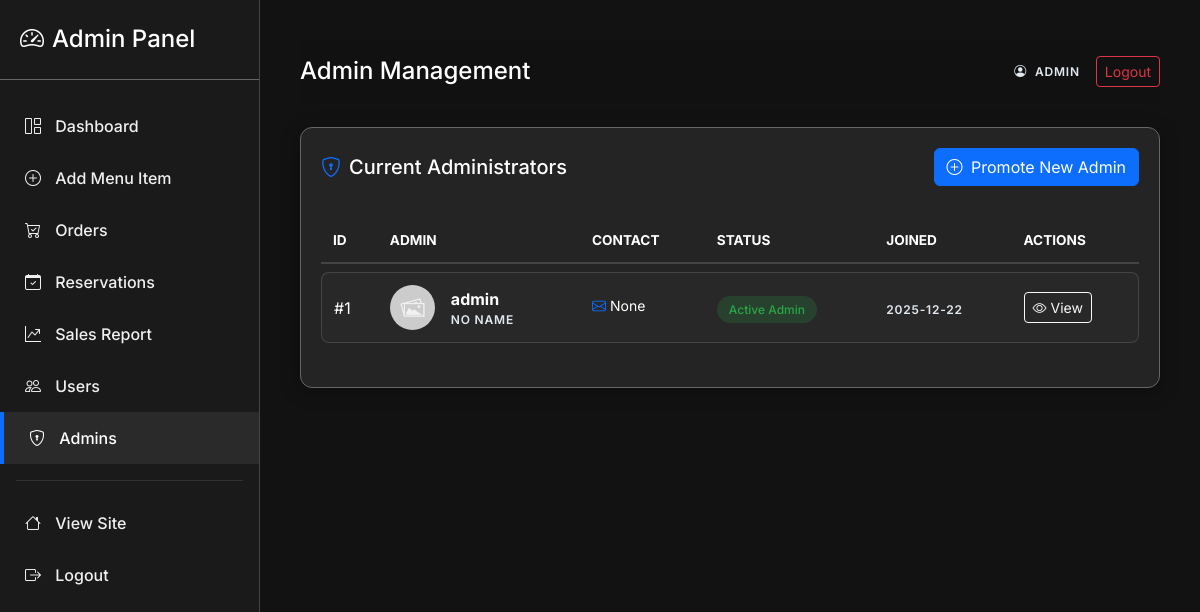
The page /admin/admins (signed in) on the database its author committed.
### app.py (models this page shows)
class User(db.Model):
    id = db.Column(db.Integer, primary_key=True)
    username = db.Column(db.String(120), unique=True, nullable=False)
    member_id = db.Column(db.String(20), unique=True) # Custom ID
    email = db.Column(db.String(200), unique=True)
    password = db.Column(db.String(255), nullable=False)
    full_name = db.Column(db.String(200))
    phone = db.Column(db.String(50))
    address_district = db.Column(db.String(100))
    address_city = db.Column(db.String(100))
    address_street = db.Column(db.String(200))
    profile_image = db.Column(db.String(200))  # image filename
    reset_token = db.Column(db.String(100), nullable=True)
    reset_token_expiry = db.Column(db.DateTime, nullable=True)
    is_admin = db.Column(db.Boolean, default=False)
    email_verified = db.Column(db.Boolean, default=False)
    email_verification_code = db.Column(db.String(10), nullable=True)
    created_at = db.Column(db.DateTime, default=datetime.utcnow)
    orders = db.relationship('Order', backref='user', lazy=True)
    reservations = db.relationship('Reservation', backref='user', lazy=True)

### app.py (the view)
@app.route('/admin/admins')
@admin_required
def admin_admins():
    admins = User.query.filter_by(is_admin=True).order_by(User.id.desc()).all()
    users = User.query.filter_by(is_admin=False).order_by(User.username).all()
    return render_template('admin/admins.html', admins=admins, users=users)

### app.py (called while the page is built)
def admin_required(fn):
    @wraps(fn)
    def wrapper(*args, **kwargs):
        if not session.get('is_admin'):
            flash('Admin login required.')
            return redirect(url_for('admin_login'))
        return fn(*args, **kwargs)
    return wrapper

@app.context_processor
def inject_global_data():
    cart = session.get('cart', {})
    count = sum(cart.values()) if isinstance(cart, dict) else 0
    all_items = MenuItem.query.all()
    best_item = None
    max_avg = 0
    for it in all_items:
        avg = it.get_average_rating()
        if avg > max_avg:
            max_avg = avg
            best_item = it
    return dict(cart_count=count, best_rated_item=best_item)

    def get_average_rating(self):
        if not self.ratings:
            return 0
        return round(sum(r.score for r in self.ratings) / len(self.ratings), 1)

### templates/admin/admins.html (shortened to what this page needs)
{% extends 'admin/admin_base.html' %}
{% block admin_title %}Admin Management{% endblock %}
{% block content %}
<div class="glass-card mb-4">
    <div class="d-flex justify-content-between align-items-center mb-4">
        <h5 class="mb-0 text-white"><i class="bi bi-shield-lock me-2 text-primary"></i>Current Administrators</h5>
        <button class="btn btn-primary" data-bs-toggle="modal" data-bs-target="#promoteModal">
            <i class="bi bi-plus-circle me-1"></i> Promote New Admin
        </button>
    </div>
    <div class="table-responsive">
        <table class="admin-table">
            <thead>
                <tr>
                    <th>ID</th>
                    <th>Admin</th>
                    <th>Contact</th>
                    <th>Status</th>
                    <th>Joined</th>
                    <th>Actions</th>
                </tr>
            </thead>
            <tbody>
                {% for admin in admins %}
                <tr>
                    <td>#{{ admin.id }}</td>
                    <td>
                        <div class="d-flex align-items-center">
                            <img src="{{ admin.profile_image and url_for('static', filename='uploads/' ~ admin.profile_image) or url_for('static', filename='img/placeholder.jpg') }}"
                                class="rounded-circle me-3" width="45" height="45" style="object-fit: cover;">
                            <div>
                                <div class="fw-bold text-white">{{ admin.username }}</div>
                                <div class="small text-muted">{{ admin.full_name or 'No Name' }}</div>
                            </div>
                        </div>
                    </td>
                    <td>
                        <div class="small text-white mb-1"><i class="bi bi-envelope me-1 text-primary"></i>{{
                            admin.email }}</div>
                    </td>
                    <td>
                        <span class="badge-admin badge-admin-success">Active Admin</span>
                    </td>
                    <td>
                        <span class="small text-muted">{{ admin.created_at.strftime('%Y-%m-%d') }}</span>
                    </td>
                    <td>
                        <button class="btn btn-sm btn-outline-light" onclick="openAdminView('{{ admin.username }}')">
                            <i class="bi bi-eye"></i> View
                        </button>
                    </td>
                </tr>
                {% endfor %}
            </tbody>
        </table>
    </div>
</div>
{% endblock %}

### static/css/admin.css (style rules this page uses)
:root { --admin-bg: #121212; --sidebar-bg: #1a1a1a; --card-bg: #242424; --border-color: #444444; --border-whitish: #666666; --text-main: #ffffff; --text-muted: #ffffff; --text-stylish: #e2e8f0; --accent-color: #0d6efd; --accent-hover: #0b5ed7; --sidebar-width: 260px; }
body.admin-body { background-color: var(--admin-bg); color: var(--text-main); font-family: 'Inter', sans-serif; overflow-x: hidden; }
.text-muted { color: var(--text-stylish) !important; letter-spacing: 0.8px; text-transform: uppercase; font-size: 0.75rem; font-weight: 600; }
.small.text-muted { font-weight: 600; }
.glass-card { background: var(--card-bg); border: 1px solid var(--border-whitish); border-radius: 12px; padding: 20px; box-shadow: 0 4px 20px rgba(0, 0, 0, 0.3); margin-bottom: 20px; }
.admin-table { width: 100%; margin-bottom: 1rem; color: var(--text-main); border-collapse: separate; border-spacing: 0 8px; }
.admin-table thead th { background: transparent; border-bottom: 2px solid var(--border-color); color: var(--text-main); text-transform: uppercase; font-size: 0.85rem; padding: 12px; }
.admin-table tbody tr { background: rgba(255, 255, 255, 0.02); transition: 0.3s; }
.admin-table td { padding: 12px; vertical-align: middle; border-top: 1px solid var(--border-color); border-bottom: 1px solid var(--border-color); }
.admin-table td:first-child { border-left: 1px solid var(--border-color); border-top-left-radius: 8px; border-bottom-left-radius: 8px; }
.admin-table td:last-child { border-right: 1px solid var(--border-color); border-top-right-radius: 8px; border-bottom-right-radius: 8px; }
.badge-admin { padding: 6px 12px; border-radius: 50px; font-weight: 500; font-size: 0.75rem; }
.badge-admin-success { background: rgba(40, 167, 69, 0.2); color: #28a745; }

### rows shown on the page
User: id "1", username "admin", full_name "NO NAME", email "None", created_at "2025-12-22"
